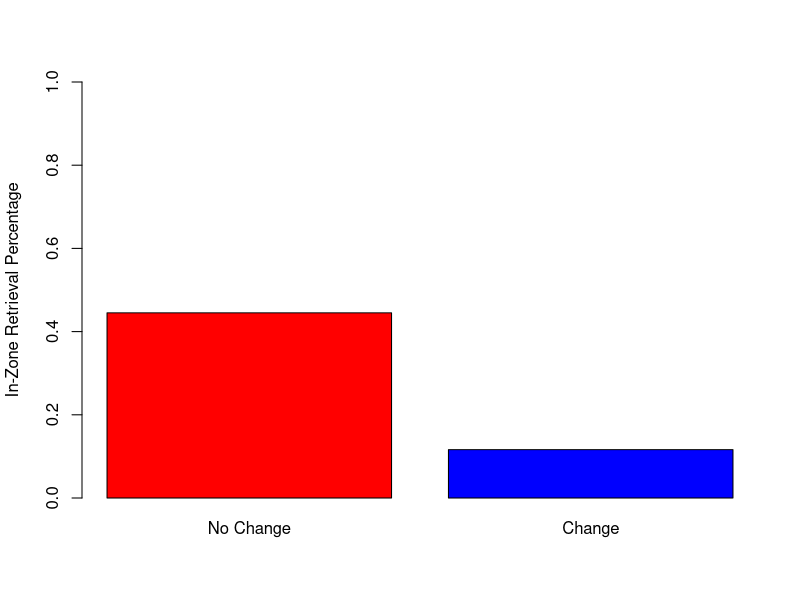
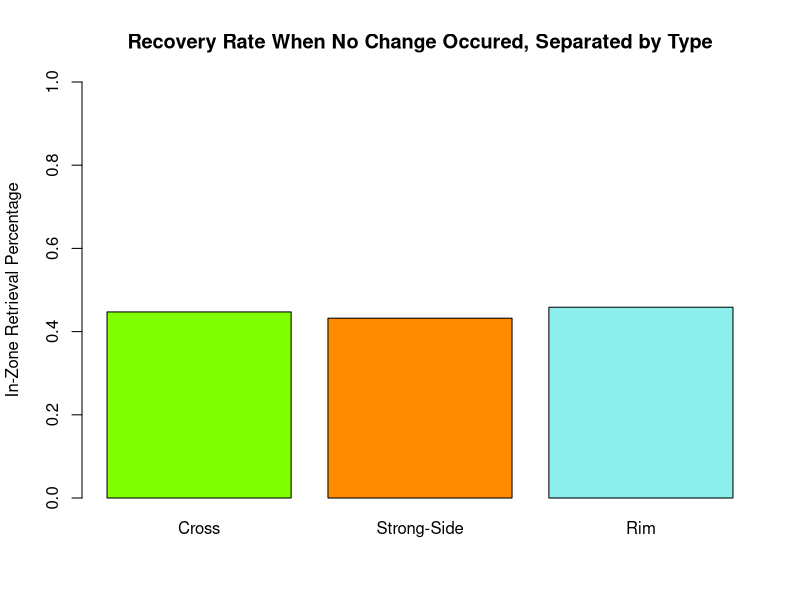
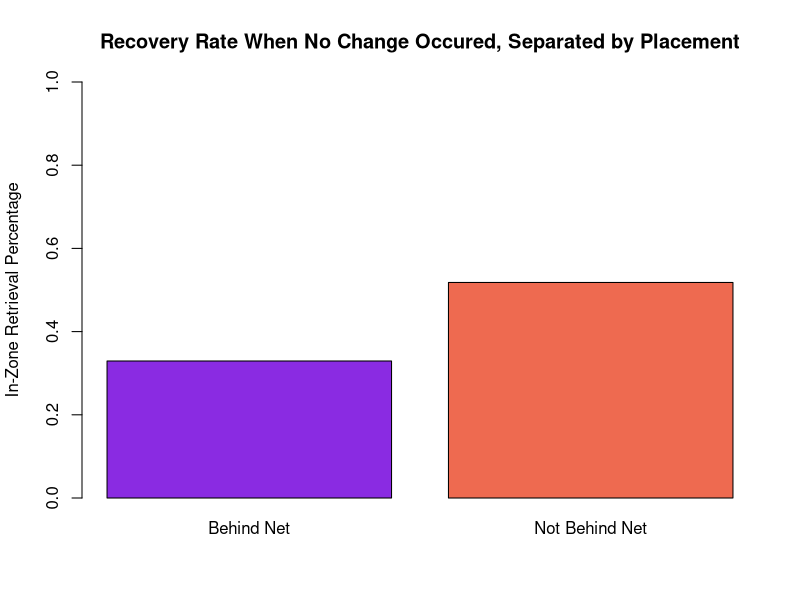
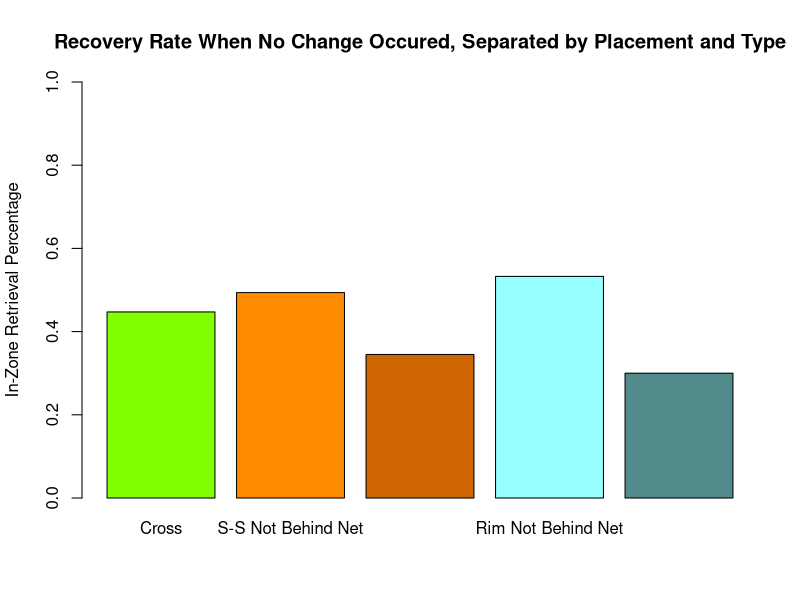

R code for these plots, in order:
data <- read.csv("Dump-in Data.csv", header = TRUE)
summary(data)

Change <- subset(data, Change == 'Y')
summary(Change)
NonChange <- subset(data,Change =='N')
summary(NonChange)


NonChange.BenchSide <- subset(NonChange, Bench.Side == "Y")
NonChange.NonBenchSide <- subset(NonChange, Bench.Side == "N")

NonChange.BenchSide.C <- subset(NonChange.BenchSide, Type == "C")
NonChange.BenchSide.R <- subset(NonChange.BenchSide, Type == "R")
NonChange.BenchSide.S <- subset(NonChange.BenchSide, Type == "S")

NonChange.NonBenchSide.C <- subset(NonChange.NonBenchSide, Type == "C")
NonChange.NonBenchSide.R <- subset(NonChange.NonBenchSide, Type == "R")
NonChange.NonBenchSide.S <- subset(NonChange.NonBenchSide, Type == "S")

NonChange.BenchSide.R.Behind <- subset(NonChange.BenchSide, Type == "R" & Behind.Net == "Y")
NonChange.NonBenchSide.R.Behind <- subset(NonChange.BenchSide, Type == "R" & Behind.Net == "N")

NonChange.BenchSide.S.Behind <- subset(NonChange.BenchSide, Type == "S" & Behind.Net == "Y")
NonChange.NonBenchSide.S.Behind <- subset(NonChange.BenchSide, Type == "S" & Behind.Net == "N")

NonChange.C <- subset(NonChange, Type == "C")
NonChange.R <- subset(NonChange, Type == "R")
NonChange.S <- subset(NonChange, Type == "S")
NonChange.R.Behind <- subset(NonChange, Type == "R"& Behind.Net == "Y")
NonChange.R.NonBehind <- subset(NonChange, Type == "R"& Behind.Net == "N")
NonChange.S.Behind <- subset(NonChange, Type == "S"& Behind.Net == "Y")
NonChange.S.NonBehind <- subset(NonChange, Type == "S"& Behind.Net == "N")
summary(NonChange.C)
summary(NonChange.R)
summary(NonChange.S)
summary(NonChange.R.Behind)
summary(NonChange.R.NonBehind)
summary(NonChange.S.Behind)
summary(NonChange.S.NonBehind)

ChangeS<- c(0.4451,0.1163)
ChangeLabels <- c("No Change", "Change")
barplot(ChangeS, ylab = "In-Zone Retrieval Percentage", col = c("red", "blue"), names.arg = ChangeLabels,ylim = c(0,1))

Types <- c(0.4473, 0.4322, 0.4586)
TypeLabels <- c("Cross", "Strong-Side", "Rim")

barplot(Types, ylab ="In-Zone Retrieval Percentage", main = "Recovery Rate When No Change Occured, Separated by Type"  ,col = c("chartreuse", "darkorange", "darkslategray2"),names.arg = TypeLabels,ylim = c(0.0,1.0) )

summary(subset(NonChange, Behind.Net =="Y"))
summary(subset(NonChange, Behind.Net =="N"))
Behind <- c(0.3293,0.5181)
BehindLabels = c("Behind Net", "Not Behind Net")
barplot(Behind, ylab ="In-Zone Retrieval Percentage",main = "Recovery Rate When No Change Occured, Separated by Placement"  , col = c("blueviolet","coral2"),names.arg = BehindLabels,ylim = c(0.0,1.0) )

BehindType = c( 0.4473,0.4938,0.3451,0.5327,0.3000)
BehindTypeLabels = c("Cross", "S-S Not Behind Net", "S-S Behind Net", "Rim Not Behind Net", "Rim Behind Net")
barplot(BehindType, ylab ="In-Zone Retrieval Percentage",main = "Recovery Rate When No Change Occured, Separated by Placement and Type", col = c("chartreuse", "darkorange","darkorange3","darkslategray1","darkslategray4"),names.arg = BehindTypeLabels,ylim = c(0.0,1.0) )
